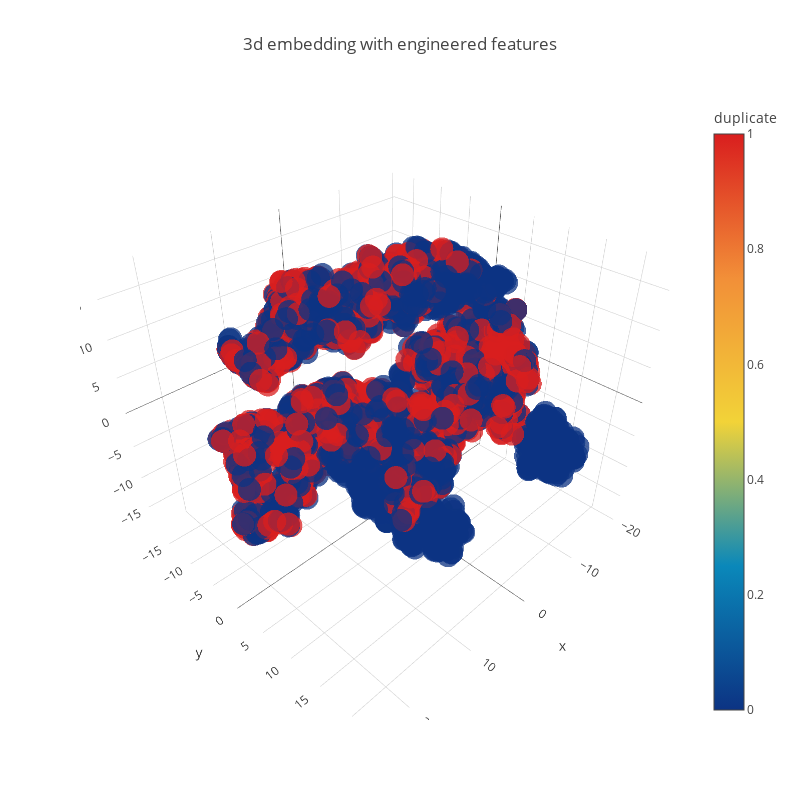

Notebook source saved alongside this figure:
### Code cell
trace1 = go.Scatter3d(
    x=tsne3d[:,0],
    y=tsne3d[:,1],
    z=tsne3d[:,2],
    mode='markers',
    marker=dict(
        sizemode='diameter',
        color = y,
        colorscale = 'Portland',
        colorbar = dict(title = 'duplicate'),
        line=dict(color='rgb(255, 255, 255)'),
        opacity=0.75
    )
)

data=[trace1]
layout=dict(height=800, width=800, title='3d embedding with engineered features')
fig=dict(data=data, layout=layout)
py.iplot(fig, filename='3DBubble')

### Figure 1 — Plotly figure (JSON) as saved in the notebook; plotly's stock layout.template omitted (floating-point values rounded to 4 significant figures; data arrays with more than 128 entries replaced by an {"elided": "..."} marker saying what was removed)
{"data": [{"marker": {"color": {"elided": "5000 int values"}, "colorbar": {"title": "duplicate"}, "colorscale": "Portland", "line": {"color": "rgb(255, 255, 255)"}, "opacity": 0.75, "sizemode": "diameter"}, "mode": "markers", "type": "scatter3d", "uid": "997a7258-e4b2-11e8-aee2-b46bfc8f43e5", "x": {"elided": "5000 float values"}, "y": {"elided": "5000 float values"}, "z": {"elided": "5000 float values"}}], "layout": {"height": 800, "title": "3d embedding with engineered features", "width": 800}}
